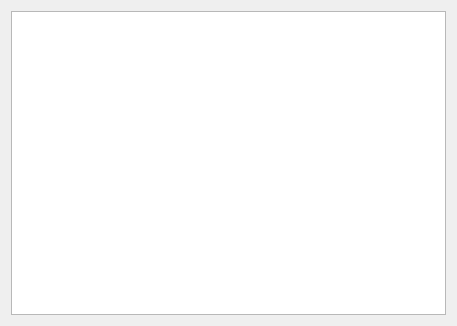
<?xml version="1.0" encoding="UTF-8"?>
<ui version="4.0">
 <class>DataLoggerWidget</class>
 <widget class="QWidget" name="DataLoggerWidget">
  <property name="geometry">
   <rect>
    <x>0</x>
    <y>0</y>
    <width>457</width>
    <height>326</height>
   </rect>
  </property>
  <property name="windowTitle">
   <string>Form</string>
  </property>
  <layout class="QHBoxLayout" name="horizontalLayout">
   <item>
    <widget class="QTreeView" name="treeView"/>
   </item>
  </layout>
 </widget>
 <resources/>
 <connections/>
</ui>
